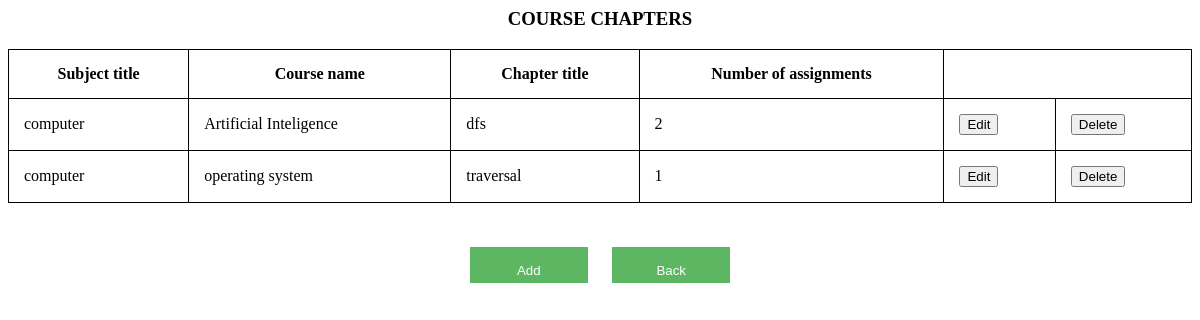
The app's page /chapter_tr (signed in) with its own data.
### learn/models.py (models this page shows, shortened)
class Subject(models.Model):
    Subject_title = models.CharField(max_length=200, null=True)
    Course_title = models.CharField(max_length=200, null=True)
    Course_brief = models.TextField(null=True)
    Course_duration = models.IntegerField(null=True)
    Num_of_chapters = models.IntegerField(null=True)
    Course_fee = models.FloatField(null=True)
    Language = models.CharField(max_length=200, null=True)
    Chapter_title = models.CharField(max_length=200, null=True)
    Num_of_assignments = models.IntegerField(null=True)
    Chapter_Content_name = models.ImageField(upload_to='media', null = True)
    Chapter_text_content = models.TextField(null=True)
    Chapter_Content_type = models.CharField(max_length=200,null=True)
    Chapter_Content_Is_mandatory = models.BooleanField(null=True)
    Chapter_Content_Time_required_in_sec = models.IntegerField(null=True)
    Chapter_Content_Is_open_for_free = models.BooleanField(null=True)
    Sub_reg = models.ForeignKey(Registration, on_delete=models.SET_NULL, null = True)

### learn/views.py (the view, shortened to what this page needs)
# urls.py: path('chapter_tr',learn.views.chapter_tr,name='chapter_tr'),
def chapter_tr(request):
    dm = Subject.objects.filter(Sub_reg = request.session['logg'])
    a = []
    b = []
    c = []
    d = []
    e = []
    for i in dm:
        if i.Chapter_title not in c:
            a.append(i.Subject_title)
            b.append(i.Course_title)
            c.append(i.Chapter_title)
            d.append(i.Num_of_assignments)
            e.append(i.id)
    lenn = len(a)
    for z in range(lenn):
        kpk = len(a)
        r = int(z)
        r += 1
        try:
            aa = a[z]
        except:
            break
        bb = b[z]
        cc = c[z]
        for k in range(lenn):
            if int(r) >= int(kpk):
                continue
            try:
                r += 1
            except:
                break
    hh = zip(a, b, c, d, e)
    return render(request, 'chap_tr.html', {'hh': hh})

### Templates/chap_tr.html (shortened to what this page needs)
{% load static %}
<html lang="en">
<head>
   <link rel="stylesheet" type="text/css" href="{% static 'trt.css' %}">
</head>
<body class= "pic" background="{% static 'trt.jpg' %}" >
<h3 align="center">COURSE CHAPTERS</h3>
<table  style="width:100%">
   <tr>
      <th>
         Subject title
      </th>
      <th>
         Course name
      </th>
      <th>
         Chapter title
      </th>
      <th>
         Number of assignments
      </th>
   </tr>
   {% for a,b,c,d,e in hh %}
   <tr>
      <td>
         {{a}}
      </td>
      <td>
         {{b}}
      </td>
      <td>
         {{c}}
      </td>
      <td>
         {{d}}
      </td>
      <td>
         <button type="submit" onclick="location.href='{% url 'edit_chapter' a b c e %}'" name='t_h'>Edit</button>
      </td>
      <td>
         <button type="submit" onclick="location.href='{% url 'delete_chapter' a b c e %}'" name='del'>Delete</button>
      </td>
   </tr>
   {% endfor %}
</table><br><br>
<div align="center">
   <button type="submit" class="registerbtn" onclick="location.href='{% url 'add_chapter' %}'" name='mybtn2'>Add</button>&nbsp&nbsp&nbsp&nbsp&nbsp
   <button type="submit" class="registerbtn" onclick="location.href='{% url 'teacher_home' %}'" name='mybtn2'>Back</button>
</div>
</body>
</html>

### static/trt.css (style rules this page uses)
* { box-sizing: border-box }
.registerbtn { background-color: #4CAF50; color: white; padding: 16px 5px 5px; margin: 8px 0; border: none; cursor: pointer; width: 10%; opacity: 0.9; }
.pic { background-repeat: no-repeat; background-attachment: fixed; background-size: cover; background-size: 100%; }

### Templates/chap_tr.html (style rules this page uses)
table, th, td { border: 1px solid black; border-collapse: collapse; }
th, td { padding: 15px; }

### records on screen
Subject: hh "computer", hh "Artificial Inteligence", hh "dfs"
Subject: hh "computer", hh "operating system", hh "traversal"

### other values on screen
{{ d }} "2" "1"
